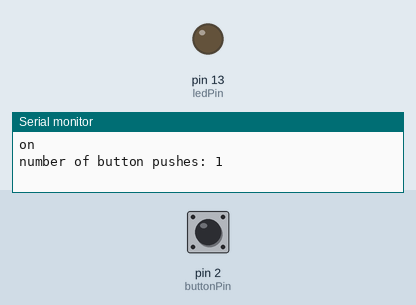
Recording of a sketch running on a simulated Arduino Uno, built with avr-gcc and run on an emulated ATmega328P. Shown: output pins drawn as LEDs (lit = HIGH), the last lines printed to the serial monitor. The inputs (shaded band) are chosen by the test bench; at power-on: pin 2 (buttonPin) HIGH.

Above: at 1.2 s.
1.3 s: pin 2 (buttonPin) pulled LOW for 0.15 s
At 2.7 s:
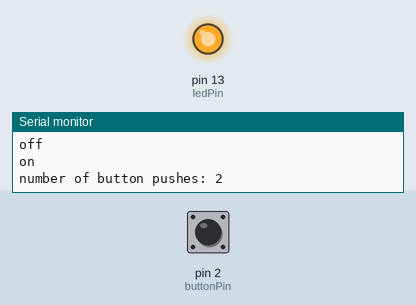
3.0 s: pin 2 (buttonPin) pulled LOW for 1 s
At 5.2 s:
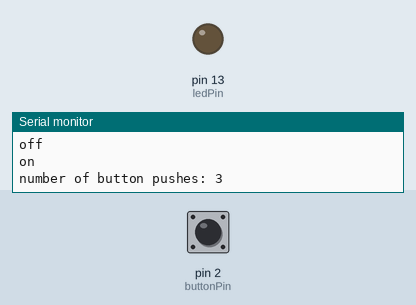
5.5 s: pin 2 (buttonPin) pulled LOW for 3.2 s
At 10.1 s:
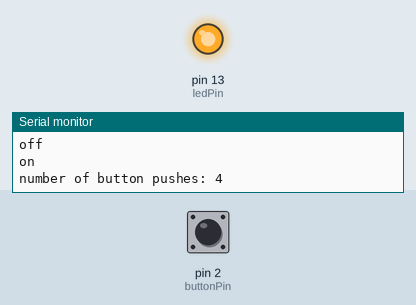
Timing chart, 0 to 11.6 s (numbered marks = the images above; inputs shaded):
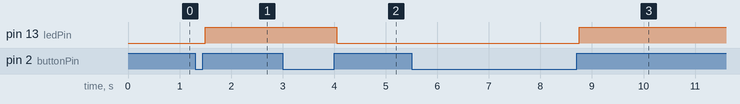

The sketch:

4_led_dioda_toggle.ino
```cpp
const int buttonPin = 2;  // the pin that the pushbutton is attached to
const int ledPin = 13;    // the pin that the LED is attached to

// Variables will change:
int buttonPushCounter = 0;  // counter for the number of button presses
int buttonState = 0;        // current state of the button
int lastButtonState = 0;    // previous state of the button

void setup() {
  // initialize the button pin as a input:
  pinMode(buttonPin, INPUT_PULLUP);
  // initialize the LED as an output:
  pinMode(ledPin, OUTPUT);
  // initialize serial communication:
  Serial.begin(9600);
}


void loop() {
  // read the pushbutton input pin:
  buttonState = digitalRead(buttonPin);

  // compare the buttonState to its previous state
  if (buttonState != lastButtonState) {
    // if the state has changed, increment the counter
    if (buttonState == HIGH) {
      // if the current state is HIGH then the button went from off to on:
      buttonPushCounter++;
      Serial.println("on");
      Serial.print("number of button pushes: ");
      Serial.println(buttonPushCounter);
    } else {
      // if the current state is LOW then the button went from on to off:
      Serial.println("off");
    }
    // Delay a little bit to avoid bouncing
    delay(50);
  }
  // save the current state as the last state, for next time through the loop
  lastButtonState = buttonState;


  // turns on the LED every four - ZMIENIŁAM NA 2 button pushes by checking the modulo of the
  // button push counter. the modulo function gives you the remainder of the
  // division of two numbers:
  if (buttonPushCounter % 2 == 0) {
    digitalWrite(ledPin, HIGH);
  } else {
    digitalWrite(ledPin, LOW);
  }
}
```

Measured:
- after the input at 1.3 s, pin 13 (ledPin): LOW → HIGH after 0.20 s
- after the input at 3.0 s, pin 13 (ledPin): HIGH → LOW after 1.1 s
- after the input at 5.5 s, pin 13 (ledPin): LOW → HIGH after 3.3 s
